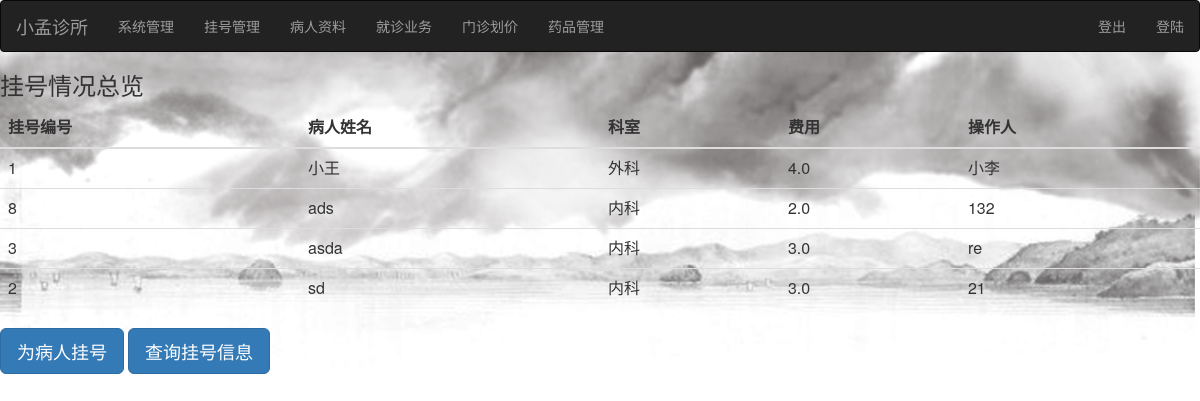
The app's page /doctor/registration/ (signed in), older data.
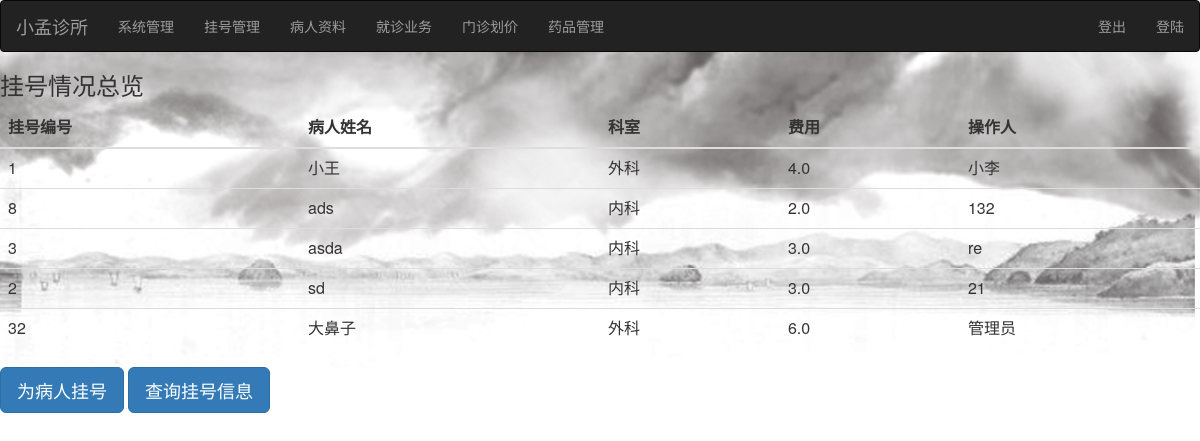
The same page, newer data.
### doctor/models.py (models this page shows, shortened)
class Register(models.Model):
    register_num = models.IntegerField()
    name = models.CharField(max_length=100)
    section = models.CharField(max_length=100)
    cost = models.FloatField()
    operator = models.CharField(max_length=100)

### doctor/views.py (the view)
@permission_required(perm='doctor.add_register',
                     login_url=login_url)
def register(request):
    obs = Register.objects.all()[0:5]
    return render(request, 'registration/register.html', {'obs': obs})

### doctor/templates/registration/register.html
{% extends 'polls/index.html' %}
{% block register_form %}
<h3>挂号情况总览</h3>
<table class="table">
    <thead>
      <tr>
        <th>挂号编号</th>
        <th>病人姓名</th>
        <th>科室</th>
          <th>费用</th>
          <th>操作人</th>
      </tr>
    </thead>
    <tbody>
    {% for ob in obs %}
      <tr>
          <td>{{ ob.register_num }} </td>
          <td>{{ ob.name }}</td>
          <td>{{ ob.section }}</td>
          <td>{{ ob.cost }}</td>
          <td>{{ ob.operator}}</td>
      </tr>
    {% endfor %}
    </tbody>
  </table>
<button type="button" class="btn btn-primary btn-lg"  onclick='location.href="http://localhost:8000/doctor/r_index"'>为病人挂号</button>
  <button type="button" class="btn btn-primary btn-lg" onclick='location.href="http://localhost:8000/doctor/r_search"'>查询挂号信息</button>
{% endblock %}

### doctor/templates/polls/index.html (shortened to what this page needs)
{% load static %}
<link rel="stylesheet" type="text/css" href="{% static 'polls/css/style.css' %}" />
<link rel="stylesheet" type="text/css" href="{% static 'polls/css/bootstrap.min.css' %}" />
<nav class="navbar navbar-inverse">
  <div class="container-fluid">
    <div class="navbar-header">
      <a class="navbar-brand" href="{% url 'doctor:index' %}">小孟诊所</a>
    </div>
    <div>
      <ul class="nav navbar-nav">
        <li><a href="http://localhost:8000/admin/">系统管理</a></li>
        <li><a href="{% url 'doctor:registration' %}">挂号管理</a></li>
        <li><a href="{% url 'doctor:patient' %}">病人资料</a></li>
        <li><a href="{% url 'doctor:diagnose' %}">就诊业务</a></li>
        <li><a href="{% url 'doctor:display' %}">门诊划价</a></li>
        <li><a href="{% url 'doctor:medicine' %}">药品管理</a></li>
      </ul>
      <ul class="nav navbar-nav navbar-right">
      	<li id="logout"><a href="{% url 'doctor:logout' %}"> 登出</a></li>
      	<li id="login"><a href="{% url 'doctor:login' %}"> 登陆</a></li>
      </ul>
    </div>
  </div>
</nav>
{% block register_form %}
{% endblock %}

Row changes from the older to the newer data that the page shows:
added Register: register_num "32", name "大鼻子", section "外科", cost "6.0", operator "管理员"
